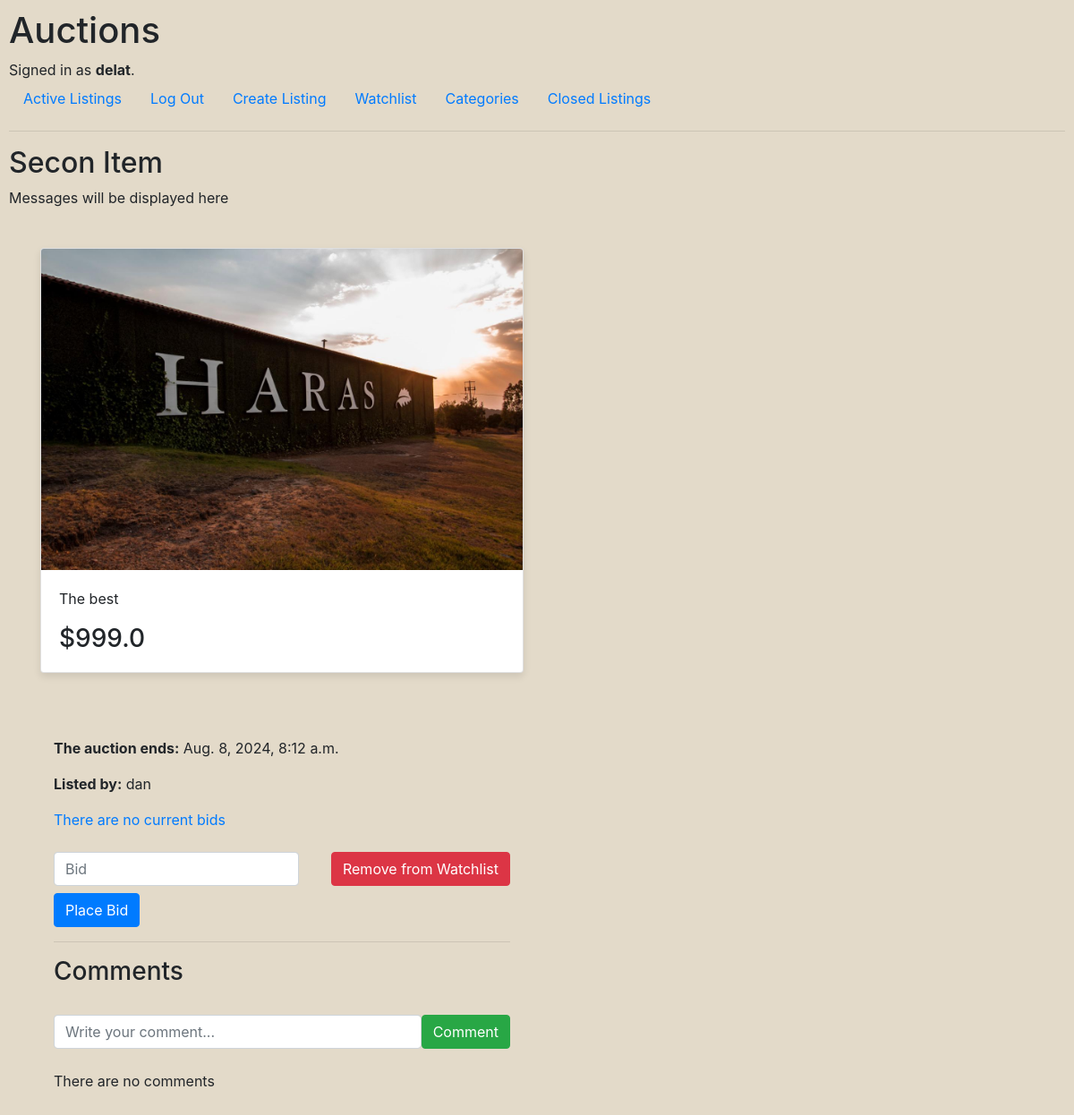
The app's page /view_listing/2 (signed in), older data.
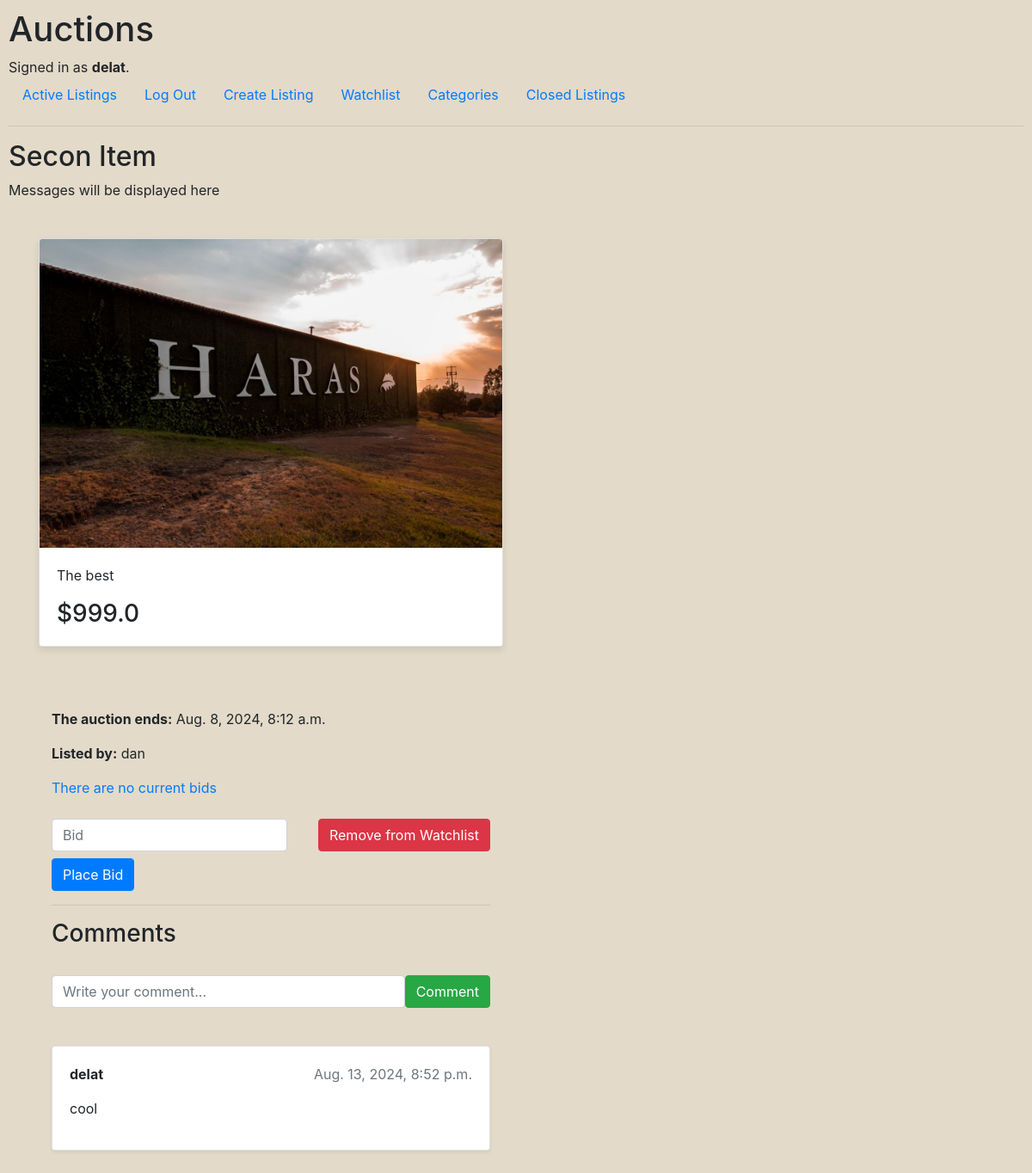
The same page, newer data.
### auctions/models.py (models this page shows, shortened)
class Comment(models.Model):
    auction_listing = models.ForeignKey(Listing, on_delete=models.CASCADE, related_name="comments")
    commenter = models.ForeignKey(User, on_delete=models.CASCADE, related_name="comments")
    comment_text = models.CharField(max_length=300)
    comment_time = models.DateTimeField(auto_now_add=True)

class User(AbstractUser):
    pass

### auctions/views.py (the view, shortened to what this page needs)
# urls.py: path("view_listing/<str:listing_id>", views.view_listing, name="view_listing"),
def view_listing(request, listing_id):
    listing = get_object_or_404(Listing, id=listing_id)
    item_in_watchlist = Watchlist.objects.filter(user=request.user, listing=listing).exists()
    highest_bid = Bid.objects.filter(auction_listing=listing).order_by('-bid_amount').first()
    number_of_bids = listing.bids.count()
    message = "Messages will be displayed here"
    comments = Comment.objects.filter(auction_listing=listing).order_by('-comment_time')
    return render(request, 'auctions/view_listing.html', {
        'listing': listing,
        "item_in_watchlist": item_in_watchlist,
        "number_of_bids": number_of_bids,
        "highest_bid": highest_bid,
        "message": message,
        "comments": comments
    })

### auctions/templates/auctions/view_listing.html (shortened to what the changed rows need)
{% extends "auctions/layout.html" %}
{% block body %}
    <h2>{{ listing.title }}</h2>
    <br />
    <div class="container">
      <div class="row">
        <div class="col-md-6">
          <br />
          <div class="container mt-5">
            {% if user.is_authenticated %}
              <div>
                <h3>Comments</h3>
                <br>
                <form action="{% url 'view_listing' listing.id %}" method="post">
                  <div class="d-flex">
                  </div>
                </form>
                <br>
                {% if comments %}
                  {% for comment in comments %}
                  <ul class="list-unstyled">
                    <li class="mb-3">
                      <div class="card shadow-sm">
                        <div class="card-body">
                          <div class="d-flex justify-content-between">
                            <strong>{{ comment.commenter }}</strong>
                            <span class="text-muted">{{ comment.comment_time }}</span>
                          </div>
                          <p class="mt-3">{{ comment.comment_text }}</p>
                        </div>
                      </div>
                    </li>
                  </ul>
                  {% endfor %}
                {% else %}
                <p>There are no comments</p>
                {% endif %}
              </div>
            {% endif %}
        </div>
{% endblock %}

Row changes from the older to the newer data that the page shows:
added Comment: commenter "delat", comment_time "Aug. 13, 2024, 8:52 p.m.", comment_text "cool"
Text that changed along with them:
text no longer shown: "There are no comments"
